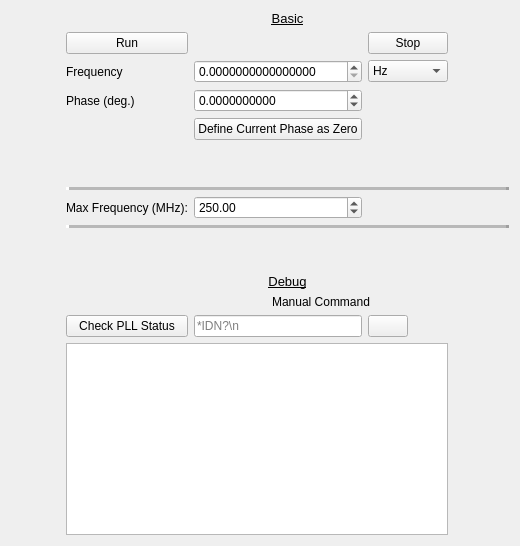
         <widget class="QWidget" name="scrollAreaWidgetContents">
          <property name="geometry">
           <rect>
            <x>0</x>
            <y>0</y>
            <width>520</width>
            <height>546</height>
           </rect>
          </property>
          <layout class="QGridLayout" name="gridLayout_6">
           <item row="13" column="1" colspan="4">
            <spacer name="verticalSpacer">
             <property name="orientation">
              <enum>Qt::Vertical</enum>
             </property>
             <property name="sizeHint" stdset="0">
              <size>
               <width>20</width>
               <height>40</height>
              </size>
             </property>
            </spacer>
           </item>
           <item row="7" column="1" colspan="4">
            <widget class="QFrame" name="frame_2">
             <property name="frameShape">
              <enum>QFrame::HLine</enum>
             </property>
             <property name="frameShadow">
              <enum>QFrame::Raised</enum>
             </property>
             <property name="lineWidth">
              <number>3</number>
             </property>
             <property name="midLineWidth">
              <number>5</number>
             </property>
            </widget>
           </item>
           <item row="3" column="1">
            <widget class="QLabel" name="label_35">
             <property name="text">
              <string>Frequency</string>
             </property>
            </widget>
           </item>
           <item row="17" column="2">
            <widget class="QLineEdit" name="cg635_write_cmd_lineedit">
             <property name="placeholderText">
              <string>*IDN?\n</string>
             </property>
            </widget>
           </item>
           <item row="3" column="3">
            <widget class="CustomComboBox" name="cg635_freq_units_combobox">
             <item>
              <property name="text">
               <string>Hz</string>
              </property>
             </item>
             <item>
              <property name="text">
               <string>kHz</string>
              </property>
             </item>
             <item>
              <property name="text">
               <string>MHz</string>
              </property>
             </item>
             <item>
              <property name="text">
               <string>GHz</string>
              </property>
             </item>
            </widget>
           </item>
           <item row="14" column="1" colspan="4">
            <widget class="QLabel" name="label_43">
             <property name="font">
              <font>
               <pointsize>10</pointsize>
               <underline>true</underline>
              </font>
             </property>
             <property name="text">
              <string>Debug</string>
             </property>
             <property name="alignment">
              <set>Qt::AlignCenter</set>
             </property>
            </widget>
           </item>
           <item row="4" column="4">
            <spacer name="horizontalSpacer_2">
             <property name="orientation">
              <enum>Qt::Horizontal</enum>
             </property>
             <property name="sizeHint" stdset="0">
              <size>
               <width>40</width>
               <height>20</height>
              </size>
             </property>
            </spacer>
           </item>
           <item row="4" column="1">
            <widget class="QLabel" name="label_36">
             <property name="text">
              <string>Phase (deg.)</string>
             </property>
            </widget>
           </item>
           <item row="2" column="1">
            <widget class="QPushButton" name="cg635_run_btn">
             <property name="text">
              <string>Run</string>
             </property>
            </widget>
           </item>
           <item row="16" column="2" colspan="2">
            <widget class="QLabel" name="label_33">
             <property name="text">
              <string>Manual Command</string>
             </property>
             <property name="alignment">
              <set>Qt::AlignCenter</set>
             </property>
            </widget>
           </item>
           <item row="12" column="1" colspan="4">
            <widget class="QFrame" name="frame_6">
             <property name="frameShape">
              <enum>QFrame::HLine</enum>
             </property>
             <property name="frameShadow">
              <enum>QFrame::Raised</enum>
             </property>
             <property name="lineWidth">
              <number>3</number>
             </property>
             <property name="midLineWidth">
              <number>5</number>
             </property>
            </widget>
           </item>
           <item row="17" column="1">
            <widget class="QPushButton" name="cg635_check_pll_btn">
             <property name="text">
              <string>Check PLL Status</string>
             </property>
            </widget>
           </item>
           <item row="2" column="0">
            <spacer name="horizontalSpacer">
             <property name="orientation">
              <enum>Qt::Horizontal</enum>
             </property>
             <property name="sizeHint" stdset="0">
              <size>
               <width>40</width>
               <height>20</height>
              </size>
             </property>
            </spacer>
           </item>
           <item row="18" column="1" colspan="3">
            <widget class="QTextEdit" name="cg635_response_textedit"/>
           </item>
           <item row="3" column="2">
            <widget class="CustomDoubleSpinBox" name="cg635_set_freq_spinner">
             <property name="keyboardTracking">
              <bool>false</bool>
             </property>
             <property name="decimals">
              <number>16</number>
             </property>
             <property name="minimum">
              <double>0.000000000000000</double>
             </property>
             <property name="maximum">
              <double>2050000000.000000000000000</double>
             </property>
            </widget>
           </item>
           <item row="6" column="1">
            <spacer name="verticalSpacer_3">
             <property name="orientation">
              <enum>Qt::Vertical</enum>
             </property>
             <property name="sizeHint" stdset="0">
              <size>
               <width>20</width>
               <height>40</height>
              </size>
             </property>
            </spacer>
           </item>
           <item row="0" column="1" colspan="4">
            <widget class="QLabel" name="label_32">
             <property name="font">
              <font>
               <pointsize>10</pointsize>
               <underline>true</underline>
              </font>
             </property>
             <property name="text">
              <string>Basic</string>
             </property>
             <property name="alignment">
              <set>Qt::AlignCenter</set>
             </property>
            </widget>
           </item>
           <item row="8" column="1">
            <widget class="QLabel" name="label_34">
             <property name="text">
              <string>Max Frequency (MHz):</string>
             </property>
            </widget>
           </item>
           <item row="2" column="3">
            <widget class="QPushButton" name="cg635_stop_btn">
             <property name="text">
              <string>Stop</string>
             </property>
            </widget>
           </item>
           <item row="17" column="3">
            <widget class="QPushButton" name="cg635_write_btn">
             <property name="maximumSize">
              <size>
               <width>40</width>
               <height>16777215</height>
              </size>
             </property>
             <property name="text">
              <string/>
             </property>
             <property name="icon">
              <iconset>
               <normaloff>arrow.png</normaloff>arrow.png</iconset>
             </property>
            </widget>
           </item>
           <item row="5" column="2">
            <widget class="QPushButton" name="cg635_set_current_phase_zero_btn">
             <property name="text">
              <string>Define Current Phase as Zero</string>
             </property>
            </widget>
           </item>
           <item row="8" column="2">
            <widget class="CustomDoubleSpinBox" name="cg635_max_freq_spinner">
             <property name="keyboardTracking">
              <bool>false</bool>
             </property>
             <property name="maximum">
              <double>2050.000000000000000</double>
             </property>
             <property name="value">
              <double>250.000000000000000</double>
             </property>
            </widget>
           </item>
           <item row="4" column="2">
            <widget class="CustomDoubleSpinBox" name="cg635_set_phase_spinner">
             <property name="keyboardTracking">
              <bool>false</bool>
             </property>
             <property name="decimals">
              <number>10</number>
             </property>
             <property name="minimum">
              <double>-360.000000000000000</double>
             </property>
             <property name="maximum">
              <double>360.000000000000000</double>
             </property>
            </widget>
           </item>
          </layout>
         </widget>
